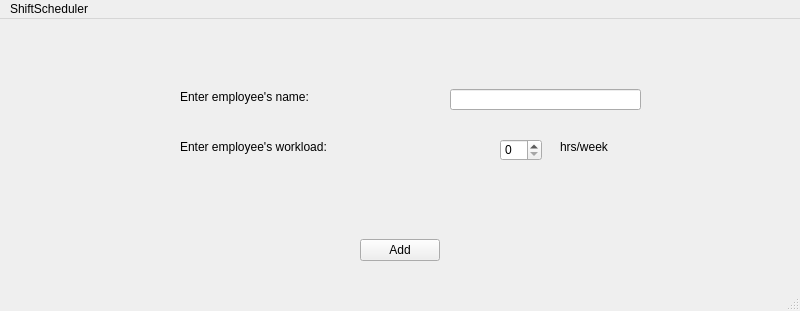
<?xml version="1.0" encoding="UTF-8"?>
<ui version="4.0">
 <class>AddWorkerWindow</class>
 <widget class="QMainWindow" name="AddWorkerWindow">
  <property name="geometry">
   <rect>
    <x>0</x>
    <y>0</y>
    <width>800</width>
    <height>311</height>
   </rect>
  </property>
  <property name="windowTitle">
   <string>MainWindow</string>
  </property>
  <widget class="QWidget" name="centralwidget">
   <widget class="QPushButton" name="pushButtonAddEmployee">
    <property name="geometry">
     <rect>
      <x>360</x>
      <y>220</y>
      <width>80</width>
      <height>22</height>
     </rect>
    </property>
    <property name="text">
     <string>Add</string>
    </property>
   </widget>
   <widget class="QLineEdit" name="employeeNameField">
    <property name="geometry">
     <rect>
      <x>450</x>
      <y>70</y>
      <width>191</width>
      <height>21</height>
     </rect>
    </property>
   </widget>
   <widget class="QLabel" name="EmployeeNameTextField">
    <property name="geometry">
     <rect>
      <x>180</x>
      <y>70</y>
      <width>151</width>
      <height>16</height>
     </rect>
    </property>
    <property name="text">
     <string>Enter employee's name:</string>
    </property>
   </widget>
   <widget class="QLabel" name="EmployeeWorkloadTextField">
    <property name="geometry">
     <rect>
      <x>180</x>
      <y>120</y>
      <width>151</width>
      <height>16</height>
     </rect>
    </property>
    <property name="text">
     <string>Enter employee's workload:</string>
    </property>
   </widget>
   <widget class="QLabel" name="LabelHrsWeek">
    <property name="geometry">
     <rect>
      <x>560</x>
      <y>120</y>
      <width>51</width>
      <height>16</height>
     </rect>
    </property>
    <property name="text">
     <string>hrs/week</string>
    </property>
   </widget>
   <widget class="QSpinBox" name="EmployeeWorkloadSpinBox">
    <property name="geometry">
     <rect>
      <x>500</x>
      <y>120</y>
      <width>42</width>
      <height>22</height>
     </rect>
    </property>
   </widget>
  </widget>
  <widget class="QMenuBar" name="menubar">
   <property name="geometry">
    <rect>
     <x>0</x>
     <y>0</y>
     <width>800</width>
     <height>21</height>
    </rect>
   </property>
   <widget class="QMenu" name="menuShiftScheduler">
    <property name="title">
     <string>ShiftScheduler</string>
    </property>
   </widget>
   <addaction name="menuShiftScheduler"/>
  </widget>
  <widget class="QStatusBar" name="statusbar"/>
 </widget>
 <resources/>
 <connections/>
</ui>
